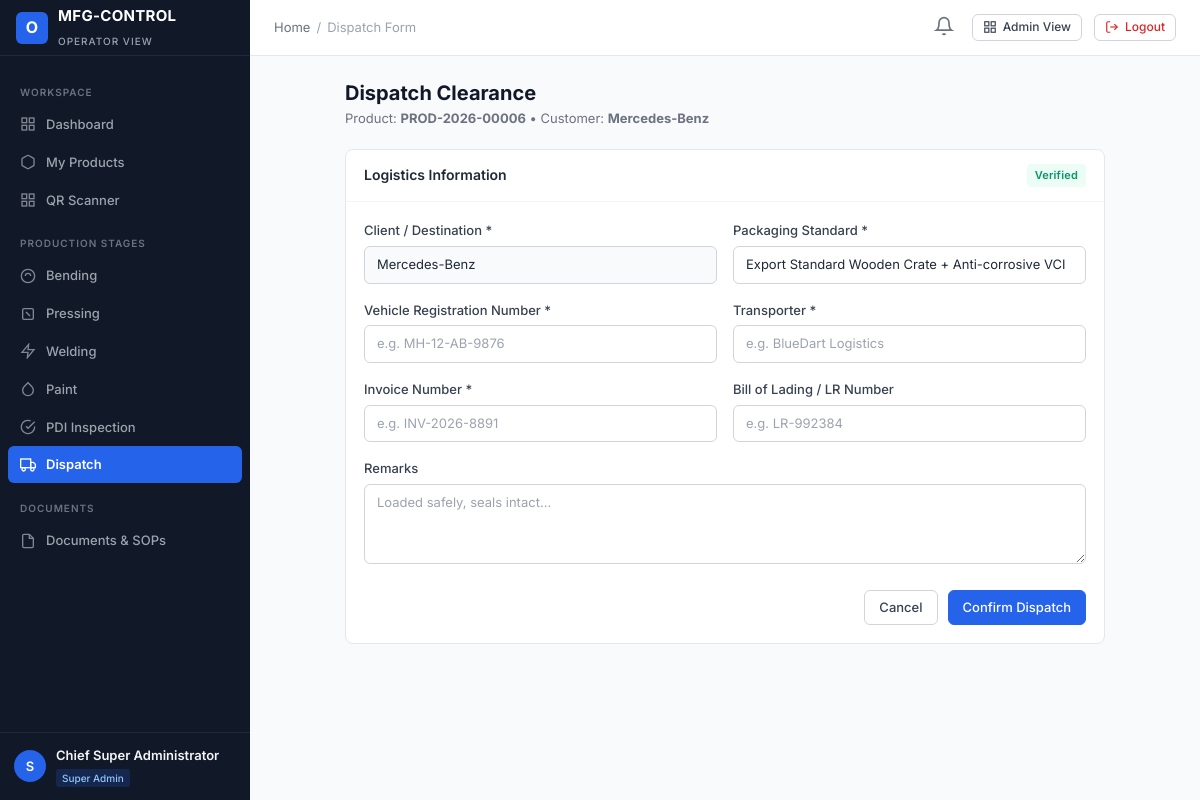
The page /user-panel/dispatch/PROD-2026-00006/ (signed in) on the database its author committed.
### apps/accounts/models.py (models this page shows, shortened)
class User(AbstractUser):
    email = models.EmailField(_('email address'), unique=True, db_index=True)
    full_name = models.CharField(_('full name'), max_length=150, blank=True)
    employee_id = models.CharField(_('employee ID'), max_length=50, unique=True, db_index=True)
    phone = models.CharField(_('phone number'), max_length=25, blank=True)
    role = models.CharField(_('role'), max_length=50, choices=UserRole.choices, default=UserRole.USER, db_index=True)
    status = models.CharField(_('status'), max_length=20, choices=UserStatus.choices, default=UserStatus.ACTIVE, db_index=True)
    department = models.CharField(_('department'), max_length=100, blank=True)
    designation = models.CharField(_('designation'), max_length=100, blank=True)
    profile_image = models.ImageField(upload_to='profiles/', blank=True, null=True)
    assigned_admin = models.ForeignKey(
        'self',
        on_delete=models.SET_NULL,
        null=True,
        blank=True,
        related_name='assigned_users',
        help_text=_('Admin managing this user')
    )
    production_stage = models.CharField(
        _('production stage'),
        max_length=50,
        blank=True,
        help_text=_('Current assigned primary production stage, e.g. BENDING, PRESSING')
    )
    production_line = models.CharField(_('production line'), max_length=50, blank=True)
    shift = models.CharField(_('shift'), max_length=50, blank=True)
    notes = models.TextField(_('notes'), blank=True)
    created_at = models.DateTimeField(auto_now_add=True)
    updated_at = models.DateTimeField(auto_now=True)
    objects = CustomUserManager()
    USERNAME_FIELD = 'email'
    REQUIRED_FIELDS = ['username', 'employee_id']
    class Meta:
        verbose_name = _('User')
        verbose_name_plural = _('Users')
        ordering = ['-created_at']
    @property
    def is_super_admin(self):
        return self.role == UserRole.SUPER_ADMIN or self.is_superuser
    @property
    def is_admin_user(self):
        return self.role in [UserRole.SUPER_ADMIN, UserRole.ADMIN]
    @property
    def is_operator(self):
        return not self.is_admin_user

### apps/products/models.py (models this page shows, shortened)
class Product(models.Model):
    product_id = models.CharField(max_length=50, unique=True, db_index=True)
    product_name = models.CharField(max_length=200)
    part_number = models.CharField(max_length=100, db_index=True)
    customer = models.CharField(max_length=150)
    model = models.CharField(max_length=100, blank=True)
    batch_number = models.CharField(max_length=100, blank=True)
    production_date = models.DateField(default=timezone.now)
    assigned_admin = models.ForeignKey(
        settings.AUTH_USER_MODEL,
        on_delete=models.SET_NULL,
        null=True,
        blank=True,
        related_name='administered_products'
    )
    assigned_user = models.ForeignKey(
        settings.AUTH_USER_MODEL,
        on_delete=models.SET_NULL,
        null=True,
        blank=True,
        related_name='assigned_products'
    )
    current_stage = models.CharField(
        max_length=50,
        choices=StageChoices.choices,
        default=StageChoices.BENDING,
        db_index=True
    )
    status = models.CharField(
        max_length=50,
        choices=ProductStatus.choices,
        default=ProductStatus.PENDING,
        db_index=True
    )
    priority = models.CharField(
        max_length=20,
        choices=PriorityChoices.choices,
        default=PriorityChoices.MEDIUM
    )
    qr_code_image = models.ImageField(upload_to='qr_codes/', blank=True, null=True)
    qr_data = models.TextField(blank=True)
    created_at = models.DateTimeField(auto_now_add=True)
    updated_at = models.DateTimeField(auto_now=True)
    class Meta:
        ordering = ['-created_at']
        indexes = [
            models.Index(fields=['current_stage', 'status']),
            models.Index(fields=['customer', 'batch_number']),
        ]

### user_panel/views.py (the view, shortened to what this page needs)
# urls.py: path('dispatch/<str:product_id>/', views.dispatch_submit_view, name='user_dispatch_submit'),
@login_required
@permission_required_custom('dispatch', 'edit')
def dispatch_submit_view(request, product_id):
    product = get_object_or_404(Product, product_id=product_id)
    is_eligible, issues, stage_statuses = check_dispatch_eligibility(product)
    if not is_eligible:
        messages.error(request, f"DISPATCH BLOCKED for {product.product_id}! Reasons: {'; '.join(issues)}")
        return redirect('user_dispatch')
    return render(request, 'user_panel/dispatch_form.html', {
        'product': product,
        'is_eligible': is_eligible,
        'issues': issues,
    })

### apps/notifications/context_processors.py (called while the page is built)
def notifications_processor(request):
    if not request.user.is_authenticated:
        return {'unread_notifications_count': 0, 'recent_notifications': []}
    unread_count = Notification.objects.filter(recipient=request.user, is_read=False).count()
    recent = Notification.objects.filter(recipient=request.user)[:5]
    return {
        'unread_notifications_count': unread_count,
        'recent_notifications': recent,
    }

### apps/permissions/context_processors.py (called while the page is built, shortened)
def permissions_processor(request):
    modules = get_user_modules(request.user)
    def can_access_fn(module, action='view'):
        return has_permission(request.user, module, action)
    return {
        'user_modules': modules,
        'user_is_super_admin': request.user.is_super_admin,
        'user_is_admin': request.user.is_admin_user,
        'user_is_operator': request.user.is_operator,
        'can_access': can_access_fn,
    }

### apps/permissions/services.py (called while the page is built, shortened)
def has_permission(user, module, action='view'):
    if not user or not user.is_authenticated:
        return False
    if user.status != 'ACTIVE':
        return False
    if user.is_super_admin:
        return True

def get_user_modules(user):
    if not user or not user.is_authenticated:
        return {}
    all_modules = [m[0] for m in MODULE_CHOICES]
    if user.is_super_admin:
        return {m: ['view', 'create', 'edit', 'delete', 'approve', 'export'] for m in all_modules}

### user_panel/templates/user_panel/dispatch_form.html (shortened to what this page needs)
{% extends "user_panel/base_user.html" %}
{% block breadcrumb_active %}Dispatch Form{% endblock %}
{% block content %}
<div style="max-width: 760px; margin: 0 auto;">
    <div style="margin-bottom: 20px;">
        <h1 class="page-title">Dispatch Clearance</h1>
        <p class="page-subtitle">Product: <strong>{{ product.product_id }}</strong> &bull; Customer: <strong>{{ product.customer }}</strong></p>
    </div>
    {% if not is_eligible %}
    <div class="alert alert-danger" style="margin-bottom: 20px;">
        <strong>Dispatch Blocked:</strong> This product does not meet mandatory dispatch criteria:
        <ul style="margin-top: 8px; margin-left: 20px;">
            {% for issue in issues %}
            <li>{{ issue }}</li>
            {% endfor %}
        </ul>
    </div>
    {% else %}
    <div class="card">
        <div class="card-header">
            <h3 class="card-title">Logistics Information</h3>
            <span class="badge badge-success">Verified</span>
        </div>
        <div class="card-body">
            <form method="post">
                <div class="form-row">
                    <div class="form-group">
                        <label class="form-label">Client / Destination *</label>
                        <input type="text" class="form-control" value="{{ product.customer }}" readonly style="background: #f9fafb;">
                    </div>
                    <div class="form-group">
                        <label class="form-label">Packaging Standard *</label>
                        <input type="text" name="packing_status" class="form-control" value="Export Standard Wooden Crate + Anti-corrosive VCI" required>
                    </div>
                </div>
                <div class="form-row">
                    <div class="form-group">
                        <label class="form-label">Vehicle Registration Number *</label>
                        <input type="text" name="vehicle_number" class="form-control" placeholder="e.g. MH-12-AB-9876" required>
                    </div>
                    <div class="form-group">
                        <label class="form-label">Transporter *</label>
                        <input type="text" name="transporter" class="form-control" placeholder="e.g. BlueDart Logistics" required>
                    </div>
                </div>
                <div class="form-row">
                    <div class="form-group">
                        <label class="form-label">Invoice Number *</label>
                        <input type="text" name="invoice_number" class="form-control" placeholder="e.g. INV-2026-8891" required>
                    </div>
                    <div class="form-group">
                        <label class="form-label">Bill of Lading / LR Number</label>
                        <input type="text" name="reference_number" class="form-control" placeholder="e.g. LR-992384">
                    </div>
                </div>
                <div class="form-group">
                    <label class="form-label">Remarks</label>
                    <textarea name="remarks" class="form-control" rows="2" placeholder="Loaded safely, seals intact..."></textarea>
                </div>
                <div style="display: flex; gap: 10px; justify-content: flex-end; margin-top: 20px;">
                    <a href="/user-panel/dispatch/" class="btn btn-secondary">Cancel</a>
                    <button type="submit" class="btn btn-primary">Confirm Dispatch</button>
                </div>
            </form>
        </div>
    </div>
    {% endif %}
</div>
{% endblock %}

### user_panel/templates/user_panel/base_user.html
{% extends "base.html" %}
{% block sidebar %}
<aside class="app-sidebar">
    <div class="sidebar-header">
        <div class="brand-icon">O</div>
        <div class="brand-title">
            <span>MFG-CONTROL</span>
            <span class="brand-subtitle">Operator View</span>
        </div>
    </div>
    <div class="sidebar-scroll">
        <div class="sidebar-section-title">Workspace</div>
        <a href="/user-panel/dashboard/" class="nav-link {% if request.path == '/user-panel/dashboard/' or request.path == '/user-panel/' %}active{% endif %}">
            <svg viewBox="0 0 24 24" fill="none" stroke="currentColor" stroke-width="2"><rect x="3" y="3" width="7" height="7"></rect><rect x="14" y="3" width="7" height="7"></rect><rect x="14" y="14" width="7" height="7"></rect><rect x="3" y="14" width="7" height="7"></rect></svg>
            Dashboard
        </a>
        <a href="/user-panel/my-products/" class="nav-link {% if '/user-panel/my-products/' in request.path %}active{% endif %}">
            <svg viewBox="0 0 24 24" fill="none" stroke="currentColor" stroke-width="2"><path d="M21 16V8a2 2 0 0 0-1-1.73l-7-4a2 2 0 0 0-2 0l-7 4A2 2 0 0 0 3 8v8a2 2 0 0 0 1 1.73l7 4a2 2 0 0 0 2 0l7-4A2 2 0 0 0 21 16z"></path></svg>
            My Products
        </a>
        <a href="/user-panel/scanner/" class="nav-link {% if '/user-panel/scanner/' in request.path %}active{% endif %}">
            <svg viewBox="0 0 24 24" fill="none" stroke="currentColor" stroke-width="2"><rect x="3" y="3" width="7" height="7"></rect><rect x="14" y="3" width="7" height="7"></rect><rect x="14" y="14" width="7" height="7"></rect><rect x="3" y="14" width="7" height="7"></rect></svg>
            QR Scanner
        </a>
        <div class="sidebar-section-title">Production Stages</div>
        {% if user_is_super_admin or user_is_admin or 'bending' in user_modules or user.production_stage == 'BENDING' %}
        <a href="/user-panel/bending/" class="nav-link {% if '/user-panel/bending/' in request.path %}active{% endif %}">
            <svg viewBox="0 0 24 24" fill="none" stroke="currentColor" stroke-width="2"><circle cx="12" cy="12" r="10"></circle><path d="M8 12a4 4 0 0 1 8 0"></path></svg>
            Bending
        </a>
        {% endif %}
        {% if user_is_super_admin or user_is_admin or 'pressing' in user_modules or user.production_stage == 'PRESSING' %}
        <a href="/user-panel/pressing/" class="nav-link {% if '/user-panel/pressing/' in request.path %}active{% endif %}">
            <svg viewBox="0 0 24 24" fill="none" stroke="currentColor" stroke-width="2"><rect x="4" y="4" width="16" height="16" rx="2"></rect><line x1="9" y1="9" x2="15" y2="15"></line></svg>
            Pressing
        </a>
        {% endif %}
        {% if user_is_super_admin or user_is_admin or 'welding' in user_modules or user.production_stage == 'WELDING' %}
        <a href="/user-panel/welding/" class="nav-link {% if '/user-panel/welding/' in request.path %}active{% endif %}">
            <svg viewBox="0 0 24 24" fill="none" stroke="currentColor" stroke-width="2"><polygon points="13 2 3 14 12 14 11 22 21 10 12 10 13 2"></polygon></svg>
            Welding
        </a>
        {% endif %}
        {% if user_is_super_admin or user_is_admin or 'paint' in user_modules or user.production_stage == 'PAINT' %}
        <a href="/user-panel/paint/" class="nav-link {% if '/user-panel/paint/' in request.path %}active{% endif %}">
            <svg viewBox="0 0 24 24" fill="none" stroke="currentColor" stroke-width="2"><path d="M12 2.69l5.66 5.66a8 8 0 1 1-11.31 0z"></path></svg>
            Paint
        </a>
        {% endif %}
        {% if user_is_super_admin or user_is_admin or 'pdi' in user_modules or user.production_stage == 'PDI' %}
        <a href="/user-panel/pdi/" class="nav-link {% if '/user-panel/pdi/' in request.path %}active{% endif %}">
            <svg viewBox="0 0 24 24" fill="none" stroke="currentColor" stroke-width="2"><path d="M22 11.08V12a10 10 0 1 1-5.93-9.14"></path><polyline points="22 4 12 14.01 9 11.01"></polyline></svg>
            PDI Inspection
        </a>
        {% endif %}
        {% if user_is_super_admin or user_is_admin or 'dispatch' in user_modules or user.production_stage == 'DISPATCH' %}
        <a href="/user-panel/dispatch/" class="nav-link {% if '/user-panel/dispatch/' in request.path %}active{% endif %}">
            <svg viewBox="0 0 24 24" fill="none" stroke="currentColor" stroke-width="2"><rect x="1" y="3" width="15" height="13"></rect><polygon points="16 8 20 8 23 11 23 16 16 16 16 8"></polygon><circle cx="5.5" cy="18.5" r="2.5"></circle><circle cx="18.5" cy="18.5" r="2.5"></circle></svg>
            Dispatch
        </a>
        {% endif %}
        <div class="sidebar-section-title">Documents</div>
        <a href="/user-panel/documents/" class="nav-link {% if '/user-panel/documents/' in request.path %}active{% endif %}">
            <svg viewBox="0 0 24 24" fill="none" stroke="currentColor" stroke-width="2"><path d="M14 2H6a2 2 0 0 0-2 2v16a2 2 0 0 0 2 2h12a2 2 0 0 0 2-2V8z"></path><polyline points="14 2 14 8 20 8"></polyline></svg>
            Documents & SOPs
        </a>
    </div>
    <div class="sidebar-user">
        <div class="user-avatar">{{ user.username|slice:":1"|upper }}</div>
        <div class="user-info">
            <div class="user-name">{{ user.full_name|default:user.username }}</div>
            <span class="user-role-badge">{{ user.get_role_display }}</span>
        </div>
    </div>
</aside>
{% endblock %}

### rows shown on the page
User: username "S", full_name "Chief Super Administrator", role "Super Admin"
Product: product_id "PROD-2026-00006", customer "Mercedes-Benz"
